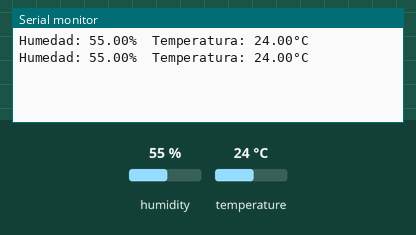
This sketch was run on a simulated Arduino Uno, built with avr-gcc and run on an emulated ATmega328P. Shown: the last lines printed to the serial monitor. Inputs (shaded band) come from the test bench; at power-on: humidity 55 %, temperature 24 °C.

Above: at 10.8 s.
10.9 s: humidity set to 22 %
At 16.2 s:
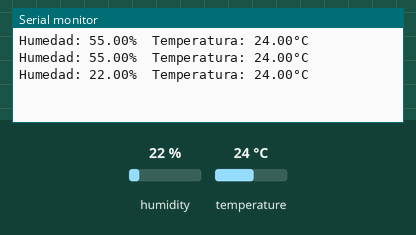
18.4 s: temperature set to 12 °C
At 20.9 s:
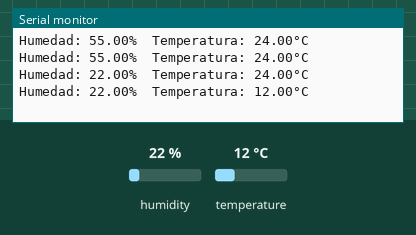
25.9 s: humidity set to 40 %
At 31.5 s:
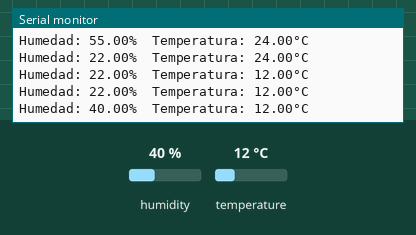
Timing chart, 0 to 33.0 s (numbered marks = the images above; inputs shaded):
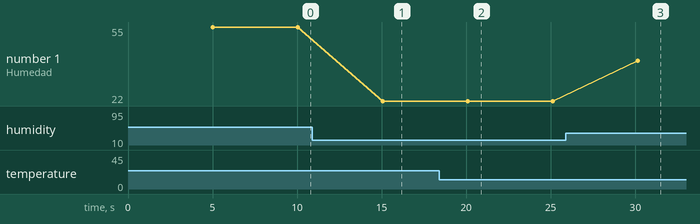

Measured:
- after the input at 10.9 s, the serial monitor: prints a new line after 4.2 s (image 1)
- after the input at 18.4 s, the serial monitor: prints a new line after 1.7 s (image 2)
- after the input at 25.9 s, the serial monitor: prints a new line after 4.2 s (image 3)
- plotted number 1: 55 → 22 after the input at 10.9 s, 22 → 40 after the input at 25.9 s

The sketch:

DHT11_Just1.ino
```cpp
#include <DHT.h>

#define DHTPIN 15 //gpio
#define DHTTYPE DHT11

DHT dht(DHTPIN, DHTTYPE);

void setup(){
    Serial.begin(9600);//Por conveniencia 9600
    dht.begin();
}

void loop(){
    delay(5000);

    float humedad = dht.readHumidity();
    float temperatura = dht.readTemperature();

    if (isnan(humedad) || isnan(temperatura)){
        Serial.println("Error al leer el sensor DHT11");
        return;
    }

    Serial.print("Humedad: ");  Serial.print(humedad);  Serial.print("%\t");  Serial.print("Temperatura: ");  Serial.print(temperatura);  Serial.println("°C");
    Serial.println("");
}
```
